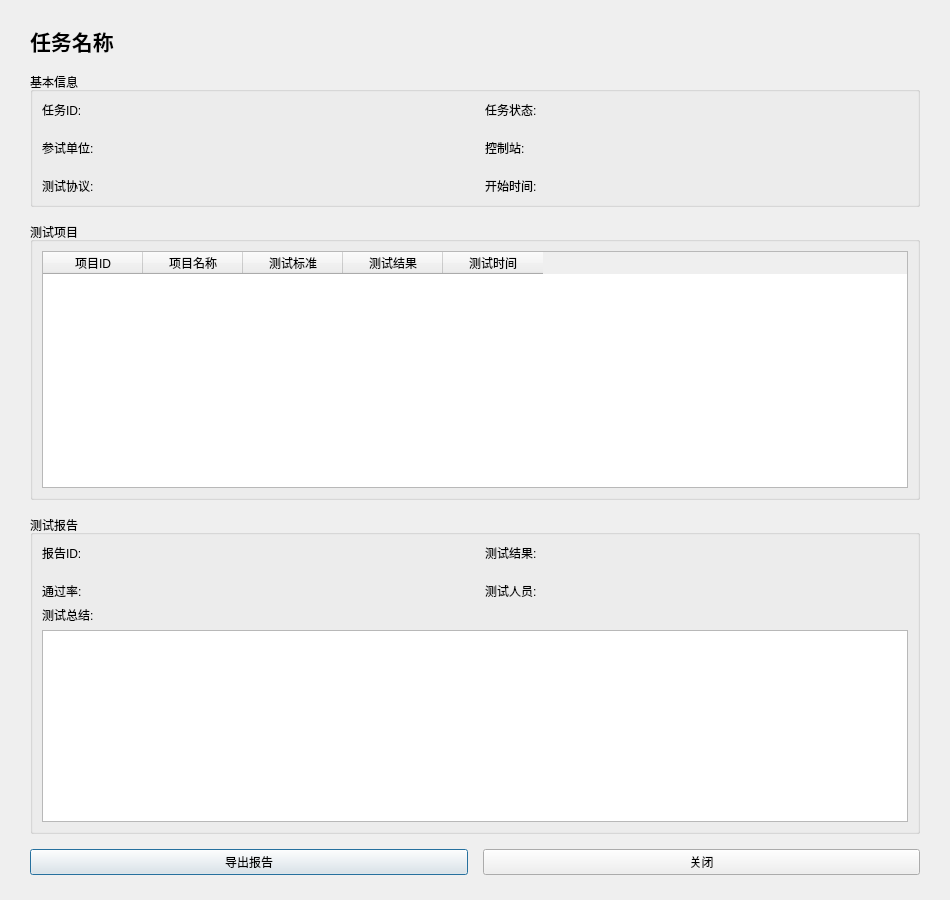
<?xml version="1.0" encoding="UTF-8"?>
<ui version="4.0">
 <class>TaskDetailWindow</class>
 <widget class="QDialog" name="TaskDetailWindow">
  <property name="geometry">
   <rect>
    <x>0</x>
    <y>0</y>
    <width>950</width>
    <height>900</height>
   </rect>
  </property>
  <property name="windowTitle">
   <string>测试任务详情</string>
  </property>
  <layout class="QVBoxLayout" name="verticalLayout">
   <property name="spacing">
    <number>15</number>
   </property>
   <property name="leftMargin">
    <number>30</number>
   </property>
   <property name="topMargin">
    <number>25</number>
   </property>
   <property name="rightMargin">
    <number>30</number>
   </property>
   <property name="bottomMargin">
    <number>25</number>
   </property>
   <item>
    <widget class="QLabel" name="labelTitle">
     <property name="font">
      <font>
       <pointsize>16</pointsize>
       <bold>true</bold>
      </font>
     </property>
     <property name="text">
      <string>任务名称</string>
     </property>
    </widget>
   </item>
   <item>
    <widget class="QGroupBox" name="groupBasic">
     <property name="title">
      <string>基本信息</string>
     </property>
     <layout class="QGridLayout" name="gridLayoutBasic">
      <property name="spacing">
       <number>20</number>
      </property>
      <item row="0" column="0">
       <widget class="QLabel" name="labelTaskIdKey">
        <property name="text">
         <string>任务ID:</string>
        </property>
       </widget>
      </item>
      <item row="0" column="1">
       <widget class="QLabel" name="labelTaskIdValue">
        <property name="text">
         <string/>
        </property>
       </widget>
      </item>
      <item row="0" column="2">
       <widget class="QLabel" name="labelStatusKey">
        <property name="text">
         <string>任务状态:</string>
        </property>
       </widget>
      </item>
      <item row="0" column="3">
       <widget class="QLabel" name="labelStatusValue">
        <property name="text">
         <string/>
        </property>
       </widget>
      </item>
      <item row="1" column="0">
       <widget class="QLabel" name="labelUnitKey">
        <property name="text">
         <string>参试单位:</string>
        </property>
       </widget>
      </item>
      <item row="1" column="1">
       <widget class="QLabel" name="labelUnitValue">
        <property name="text">
         <string/>
        </property>
       </widget>
      </item>
      <item row="1" column="2">
       <widget class="QLabel" name="labelStationKey">
        <property name="text">
         <string>控制站:</string>
        </property>
       </widget>
      </item>
      <item row="1" column="3">
       <widget class="QLabel" name="labelStationValue">
        <property name="text">
         <string/>
        </property>
       </widget>
      </item>
      <item row="2" column="0">
       <widget class="QLabel" name="labelProtocolKey">
        <property name="text">
         <string>测试协议:</string>
        </property>
       </widget>
      </item>
      <item row="2" column="1">
       <widget class="QLabel" name="labelProtocolValue">
        <property name="text">
         <string/>
        </property>
       </widget>
      </item>
      <item row="2" column="2">
       <widget class="QLabel" name="labelStartTimeKey">
        <property name="text">
         <string>开始时间:</string>
        </property>
       </widget>
      </item>
      <item row="2" column="3">
       <widget class="QLabel" name="labelStartTimeValue">
        <property name="text">
         <string/>
        </property>
       </widget>
      </item>
     </layout>
    </widget>
   </item>
   <item>
    <widget class="QGroupBox" name="groupTestItems">
     <property name="title">
      <string>测试项目</string>
     </property>
     <layout class="QVBoxLayout" name="verticalLayoutItems">
      <item>
       <widget class="QTableWidget" name="tableTestItems">
        <property name="columnCount">
         <number>5</number>
        </property>
        <column>
         <property name="text">
          <string>项目ID</string>
         </property>
        </column>
        <column>
         <property name="text">
          <string>项目名称</string>
         </property>
        </column>
        <column>
         <property name="text">
          <string>测试标准</string>
         </property>
        </column>
        <column>
         <property name="text">
          <string>测试结果</string>
         </property>
        </column>
        <column>
         <property name="text">
          <string>测试时间</string>
         </property>
        </column>
       </widget>
      </item>
     </layout>
    </widget>
   </item>
   <item>
    <widget class="QGroupBox" name="groupReport">
     <property name="title">
      <string>测试报告</string>
     </property>
     <layout class="QVBoxLayout" name="verticalLayoutReport">
      <item>
       <layout class="QGridLayout" name="gridLayoutReport">
        <property name="spacing">
         <number>20</number>
        </property>
        <item row="0" column="0">
         <widget class="QLabel" name="labelReportIdKey">
          <property name="text">
           <string>报告ID:</string>
          </property>
         </widget>
        </item>
        <item row="0" column="1">
         <widget class="QLabel" name="labelReportIdValue">
          <property name="text">
           <string/>
          </property>
         </widget>
        </item>
        <item row="0" column="2">
         <widget class="QLabel" name="labelTestResultKey">
          <property name="text">
           <string>测试结果:</string>
          </property>
         </widget>
        </item>
        <item row="0" column="3">
         <widget class="QLabel" name="labelTestResultValue">
          <property name="text">
           <string/>
          </property>
         </widget>
        </item>
        <item row="1" column="0">
         <widget class="QLabel" name="labelPassRateKey">
          <property name="text">
           <string>通过率:</string>
          </property>
         </widget>
        </item>
        <item row="1" column="1">
         <widget class="QLabel" name="labelPassRateValue">
          <property name="text">
           <string/>
          </property>
         </widget>
        </item>
        <item row="1" column="2">
         <widget class="QLabel" name="labelGenerateUserKey">
          <property name="text">
           <string>测试人员:</string>
          </property>
         </widget>
        </item>
        <item row="1" column="3">
         <widget class="QLabel" name="labelGenerateUserValue">
          <property name="text">
           <string/>
          </property>
         </widget>
        </item>
       </layout>
      </item>
      <item>
       <widget class="QLabel" name="labelSummaryKey">
        <property name="text">
         <string>测试总结:</string>
        </property>
       </widget>
      </item>
      <item>
       <widget class="QTextEdit" name="textSummaryContent">
        <property name="readOnly">
         <bool>true</bool>
        </property>
       </widget>
      </item>
     </layout>
    </widget>
   </item>
   <item>
    <layout class="QHBoxLayout" name="horizontalLayoutButtons">
     <item>
      <widget class="QPushButton" name="btnExport">
       <property name="text">
        <string>导出报告</string>
       </property>
      </widget>
     </item>
     <item>
      <widget class="QPushButton" name="btnClose">
       <property name="mouseTracking">
        <bool>false</bool>
       </property>
       <property name="text">
        <string>关闭</string>
       </property>
      </widget>
     </item>
    </layout>
   </item>
  </layout>
 </widget>
 <resources/>
 <connections>
  <connection>
   <sender>btnClose</sender>
   <signal>clicked()</signal>
   <receiver>TaskDetailWindow</receiver>
   <slot>close()</slot>
   <hints>
    <hint type="sourcelabel">
     <x>20</x>
     <y>20</y>
    </hint>
    <hint type="destinationlabel">
     <x>20</x>
     <y>20</y>
    </hint>
   </hints>
  </connection>
 </connections>
</ui>
